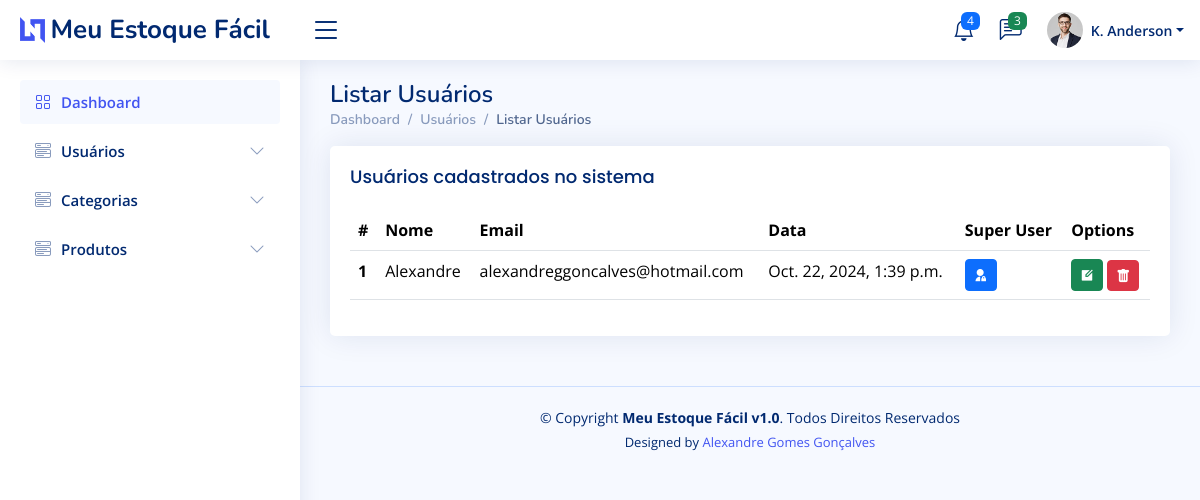
Before: /usuario/listarUsuarios/ (signed in) with the older database file.
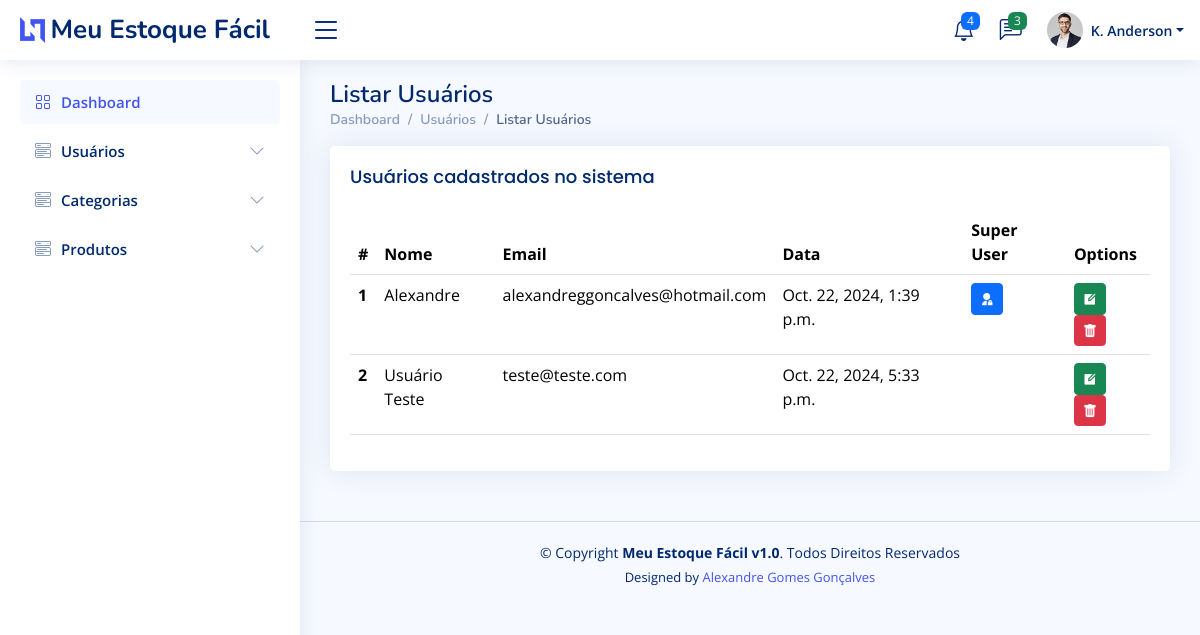
After: the same page with the newer database file.
### authuser/models.py (models this page shows, shortened)
class User(AbstractBaseUser, PermissionsMixin):
    email       = models.EmailField(blank=True, default='', unique=True)
    name        = models.CharField(max_length=255, blank=True, default='')
    is_active       = models.BooleanField(default=True)
    is_superuser    = models.BooleanField(default=True)
    is_staff        = models.BooleanField(default=True)
    date_joined = models.DateTimeField(default=timezone.now)
    last_login  = models.DateTimeField(blank=True, null=True)
    objects = CustomUserManager()
    USERNAME_FIELD  = 'email'
    EMAIL_FIELD     = 'email'
    REQUIRED_FIELDS = []
    class Meta:
        verbose_name        = 'User'
        verbose_name_plural = 'Users'

### usuario/views.py (the view)
# urls.py: path('listarUsuarios/', views.listarUsuarios, name='listarUsuarios'),
@login_required(login_url='/sistema/login/')
def listarUsuarios(request):
    User = get_user_model()
    users = User.objects.all()
    return render(request, 'listarUsuarios.html', {'users':users})

### usuario/templates/listarUsuarios.html
{% extends 'base.html' %}
{% load static %}
{% block navbar %}
    {% include 'sidebar.html' %}
{% endblock %}
{% block content %}
    {% block header %}
        {% include 'header.html' %}
    {% endblock %}
    <main id="main" class="main">
        <div class="pagetitle">
            <h1>Listar Usuários</h1>
            <nav>
                <ol class="breadcrumb">
                    <li class="breadcrumb-item"><a href="/dashboard/">Dashboard</a></li>
                    <li class="breadcrumb-item">Usuários</li>
                    <li class="breadcrumb-item active">Listar Usuários</li>
                </ol>
            </nav>
        </div>
        <section class="section">
            <div class="row">
                <div class="col-lg-12">
                    <div class="card">
                        <div class="card-body">
                            <h5 class="card-title">Usuários cadastrados no sistema</h5>
                            <table class="table table-hover">
                                <thead>
                                    <tr>
                                        <th scope="col">#</th>
                                        <th scope="col">Nome</th>
                                        <th scope="col">Email</th>
                                        <th scope="col">Data</th>
                                        <th scope="col">Super User</th>
                                        <th scope="col">Options</th>
                                    </tr>
                                </thead>
                                <tbody>
                                    {% for usuarios in users %}
                                    <tr>
                                        <th scope="row">{{usuarios.pk}}</th>
                                        <td>{{usuarios.name}}</td>
                                        <td>{{usuarios.email}}</td>
                                        <td>{{usuarios.date_joined}}</td>
                                        <td>
                                            {% if usuarios.is_superuser %}
                                                <button type="button" class="btn btn-sm btn-primary">
                                                    <i class="ri-admin-fill"></i>
                                                </button>
                                            {% endif %}
                                        </td>
                                        <td>
                                            <button type="button" class="btn btn-sm btn-success">
                                                <i class="ri-edit-box-fill"></i>
                                            </button>
                                            <button type="button" class="btn btn-sm btn-danger">
                                                <i class="bi bi-trash-fill"></i>
                                            </button>
                                        </td>
                                    </tr>
                                    {% endfor %}
                                </tbody>
                            </table>
                        </div>
                    </div>
                </div>
            </div>
        </section>
    </main>
{% endblock %}

Changed rows visible on the page:
added User: pk "2", name "Usuário Teste", email "teste@teste.com", date_joined "Oct. 22, 2024, 5:33 p.m."
